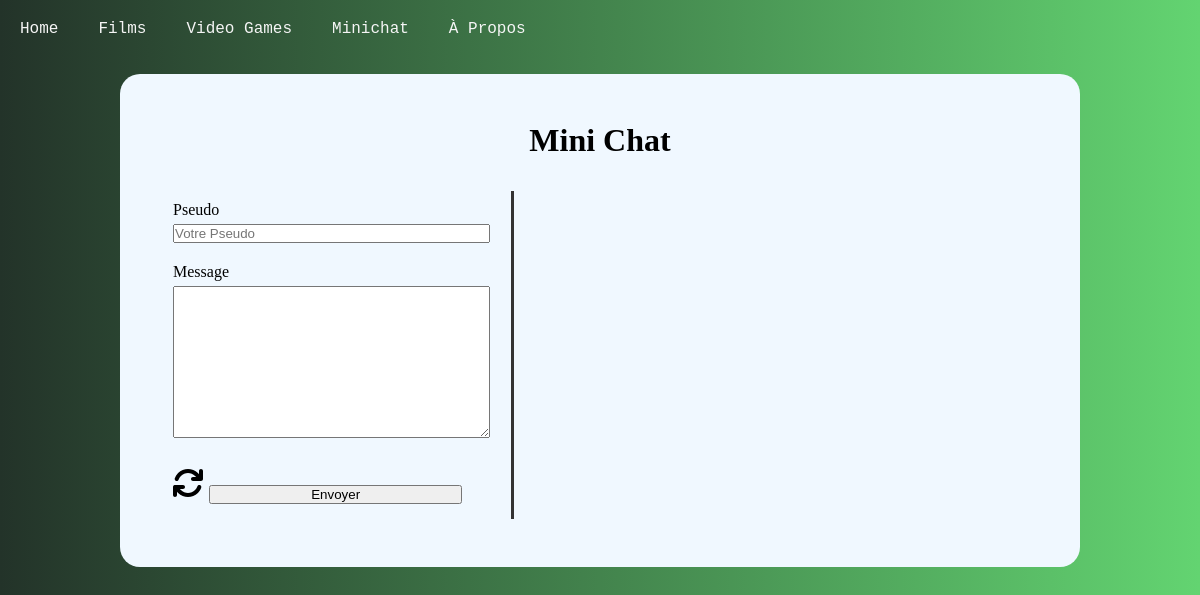
Page /index.php?minichat on the earlier database version.
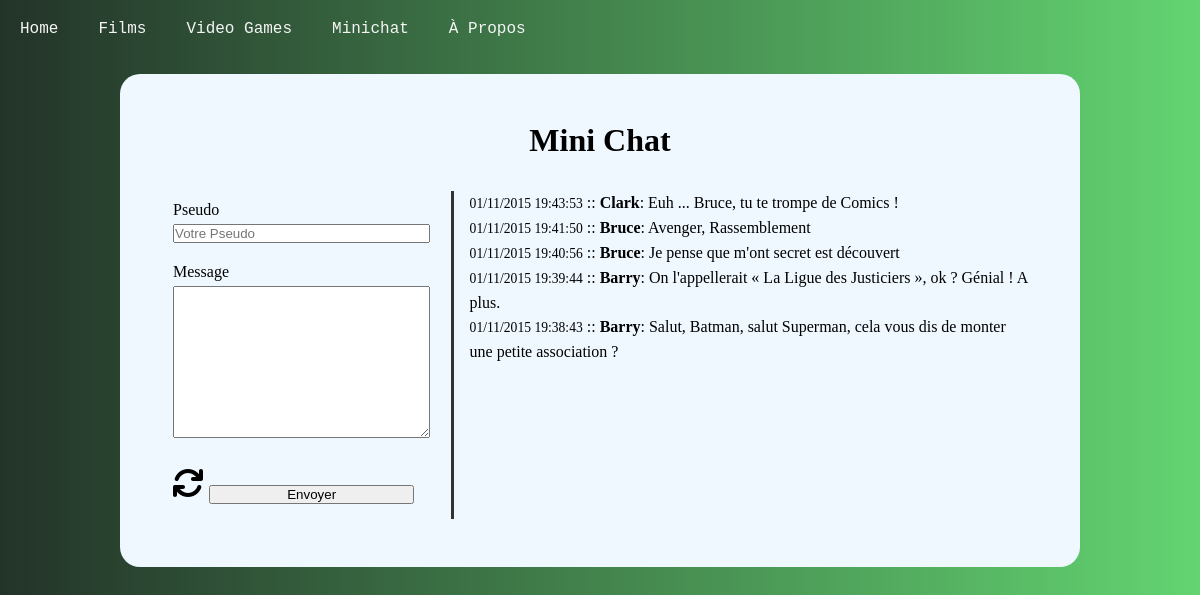
Same page on the later database version.
### tables this page shows
CREATE TABLE `minichat` (
  `ID` int(11) UNSIGNED NOT NULL,
  `date` datetime NOT NULL,
  `pseudo` varchar(100) NOT NULL,
  `message` text NOT NULL
);

### src/controller/minichat.controller.php (called while the page is built, shortened)
<?php
require dirname(__DIR__) . '/model/minichat.model.php';
require dirname(__DIR__) . '/templates/pages/minichat.php';

### src/model/minichat.model.php (called while the page is built, shortened)
<?php
$sql = 'SELECT DATE_FORMAT(date, \'%d/%m/%Y %H:%i:%s\') AS date, pseudo, message FROM minichat ORDER BY ID DESC LIMIT 0, 5';
$reponse = $bdd->query($sql);
$messages = [];

### src/templates/pages/minichat.php (the view, shortened to what this page needs)
<?php
$title = "Mini Chat";
?>
<div class="container-large">
  <h1><?= $title ?></h1>
  <div id="minichat">
    <form method="post" action="?minichat">
      <div class="form-group">
        <label for="pseudo">Pseudo</label>
        <div>
          <input type="text" name="pseudo" id="pseudo" placeholder="Votre Pseudo" required="required">
        </div>
      </div>
      <div class="form-group">
        <label for="message">Message</label>
        <div>
          <textarea name="message" id="message" required="required" rows="10"></textarea>
        </div>
      </div>
      <div class="form-group">
        <div>
          <a href="?minichat">
          </a>
          <input type="submit" value="Envoyer" />
        </div>
      </div>
    </form>
    <div>
      <?php
      foreach ($messages as $message) {
      ?>
        <p>
          <span class="date"><?= $message['date']; ?></span> ::
          <strong><?= htmlspecialchars($message['pseudo']); ?></strong>:
          <?= htmlspecialchars($message['message']); ?>
        </p>
      <?php
      }
      ?>
    </div>
  </div>
</div>
<?php
$content = ob_get_clean();
require_once dirname(__DIR__) . '/layout.php';
?>

### public/index.php (shortened to what this page needs)
<?php
if (isset($_GET["minichat"]))            { require dirname(__DIR__).'/src/controller/minichat.controller.php'; }
else                                     { require dirname(__DIR__).'/src/controller/home.controller.php'; }

### src/templates/layout.php (shortened to what this page needs)
<!DOCTYPE html>
<html lang="fr">
<head>
  <link rel="stylesheet" href="/assets/style.css">
</head>
<body>
  <header>
    <?php require_once dirname(__DIR__) . '/templates/components/nav.php'; ?>
  </header>
  <?= $content ?>
</body>
</html>

### src/templates/components/nav.php
<nav id="main-nav">
  <ul>
    <li><a href="/">Home</a></li>
    <li><a href="index.php?films">Films</a></li>
    <li><a href="index.php?videogames">Video Games</a></li>
    <li><a href="index.php?minichat">Minichat</a></li>
    <li><a href="index.php?about">À Propos</a></li>
  </ul>
</nav>

### public/assets/style.css (style rules this page uses)
body { background: linear-gradient(to right, #233329 0%, #63D471 100%); }
.container, .container-large { width: 80%; margin: 0 auto 3rem auto; background-color: aliceblue; padding: 3rem; border-radius: 20px; }
h1 { text-align: center; padding-bottom: 2rem; }
#main-nav { margin-bottom: 1rem; }
#main-nav ul { display: flex; align-items: flex-end; }
#main-nav a { display: block; text-decoration: none; color: whitesmoke; font-family: 'Courier New', Courier, monospace; padding: 10px; margin: 10px; }
#main-nav li { list-style: none; }
#minichat { display: flex; }
#minichat form { width: 40%; border-right: 3px solid #333; padding-right: 1rem; }
#minichat .form-group { padding: 5px; margin: 5px 0; width: 100%; }
#minichat .form-group > * { margin: 5px 0; }
#minichat .form-group input { width: 100%; }
#minichat .form-group textarea { width: 100%; }
#minichat .form-group input[type="submit"] { width: 80%; }
#minichat .form-group a { text-decoration: none; width: 20%; }
#minichat > div { padding-left: 1rem; }
#minichat>div p { line-height: 1.5rem; }
#minichat > div .date { font-size: 0.85rem; }

Differences in the rows shown:
added minichat: date "01/11/2015 19:43:53", pseudo "Clark", message "Euh ... Bruce, tu te trompe de Comics !"
added minichat: date "01/11/2015 19:41:50", pseudo "Bruce", message "Avenger, Rassemblement"
added minichat: date "01/11/2015 19:40:56", pseudo "Bruce", message "Je pense que m'ont secret est découvert"
added minichat: date "01/11/2015 19:39:44", pseudo "Barry", message "On l'appellerait « La Ligue des Justiciers », ok ? Génial ! A plus."
added minichat: date "01/11/2015 19:38:43", pseudo "Barry", message "Salut, Batman, salut Superman, cela vous dis de monter une petite association ?"
